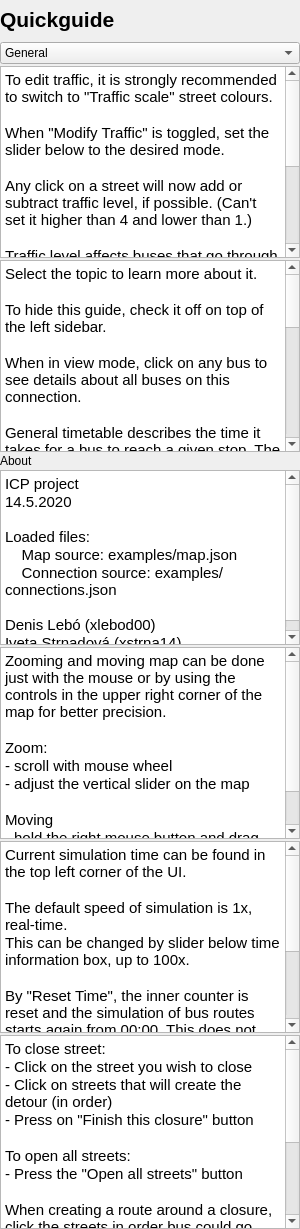
     <widget class="QFrame" name="Quickguide">
      <property name="minimumSize">
       <size>
        <width>300</width>
        <height>0</height>
       </size>
      </property>
      <property name="maximumSize">
       <size>
        <width>300</width>
        <height>16777215</height>
       </size>
      </property>
      <property name="frameShape">
       <enum>QFrame::NoFrame</enum>
      </property>
      <property name="frameShadow">
       <enum>QFrame::Raised</enum>
      </property>
      <layout class="QVBoxLayout" name="verticalLayout_5">
       <property name="spacing">
        <number>2</number>
       </property>
       <property name="leftMargin">
        <number>0</number>
       </property>
       <property name="topMargin">
        <number>0</number>
       </property>
       <property name="rightMargin">
        <number>0</number>
       </property>
       <property name="bottomMargin">
        <number>0</number>
       </property>
       <item>
        <widget class="QLabel" name="label_14">
         <property name="sizePolicy">
          <sizepolicy hsizetype="Minimum" vsizetype="Preferred">
           <horstretch>0</horstretch>
           <verstretch>0</verstretch>
          </sizepolicy>
         </property>
         <property name="minimumSize">
          <size>
           <width>0</width>
           <height>40</height>
          </size>
         </property>
         <property name="text">
          <string>&lt;html&gt;&lt;head/&gt;&lt;body&gt;&lt;p&gt;&lt;span style=&quot; font-size:16pt; font-weight:600;&quot;&gt;Quickguide&lt;/span&gt;&lt;/p&gt;&lt;/body&gt;&lt;/html&gt;</string>
         </property>
        </widget>
       </item>
       <item>
        <widget class="QComboBox" name="comboBox">
         <item>
          <property name="text">
           <string>General</string>
          </property>
         </item>
         <item>
          <property name="text">
           <string>Simulation time</string>
          </property>
         </item>
         <item>
          <property name="text">
           <string>Zoom and move map</string>
          </property>
         </item>
         <item>
          <property name="text">
           <string>Modify Traffic Editor</string>
          </property>
         </item>
         <item>
          <property name="text">
           <string>Closed Roads Editor</string>
          </property>
         </item>
        </widget>
       </item>
       <item>
        <widget class="QFrame" name="TrafficEdit">
         <property name="frameShape">
          <enum>QFrame::NoFrame</enum>
         </property>
         <property name="frameShadow">
          <enum>QFrame::Raised</enum>
         </property>
         <layout class="QVBoxLayout" name="verticalLayout_10">
          <property name="spacing">
           <number>2</number>
          </property>
          <property name="leftMargin">
           <number>0</number>
          </property>
          <property name="topMargin">
           <number>0</number>
          </property>
          <property name="rightMargin">
           <number>0</number>
          </property>
          <property name="bottomMargin">
           <number>0</number>
          </property>
          <item>
           <widget class="QTextBrowser" name="textBrowser_12">
            <property name="sizePolicy">
             <sizepolicy hsizetype="Expanding" vsizetype="Expanding">
              <horstretch>0</horstretch>
              <verstretch>0</verstretch>
             </sizepolicy>
            </property>
            <property name="html">
             <string>&lt;!DOCTYPE HTML PUBLIC &quot;-//W3C//DTD HTML 4.0//EN&quot; &quot;http://www.w3.org/TR/REC-html40/strict.dtd&quot;&gt;
&lt;html&gt;&lt;head&gt;&lt;meta name=&quot;qrichtext&quot; content=&quot;1&quot; /&gt;&lt;style type=&quot;text/css&quot;&gt;
p, li { white-space: pre-wrap; }
&lt;/style&gt;&lt;/head&gt;&lt;body style=&quot; font-family:'Ubuntu'; font-size:11pt; font-weight:400; font-style:normal;&quot;&gt;
&lt;p style=&quot; margin-top:0px; margin-bottom:0px; margin-left:0px; margin-right:0px; -qt-block-indent:0; text-indent:0px;&quot;&gt;To edit traffic, it is strongly recommended to switch to &amp;quot;Traffic scale&amp;quot; street colours.&lt;/p&gt;
&lt;p style=&quot;-qt-paragraph-type:empty; margin-top:0px; margin-bottom:0px; margin-left:0px; margin-right:0px; -qt-block-indent:0; text-indent:0px;&quot;&gt;&lt;br /&gt;&lt;/p&gt;
&lt;p style=&quot; margin-top:0px; margin-bottom:0px; margin-left:0px; margin-right:0px; -qt-block-indent:0; text-indent:0px;&quot;&gt;When &amp;quot;Modify Traffic&amp;quot; is toggled, set the slider below to the desired mode.&lt;/p&gt;
&lt;p style=&quot;-qt-paragraph-type:empty; margin-top:0px; margin-bottom:0px; margin-left:0px; margin-right:0px; -qt-block-indent:0; text-indent:0px;&quot;&gt;&lt;br /&gt;&lt;/p&gt;
&lt;p style=&quot; margin-top:0px; margin-bottom:0px; margin-left:0px; margin-right:0px; -qt-block-indent:0; text-indent:0px;&quot;&gt;Any click on a street will now add or subtract traffic level, if possible. (Can't set it higher than 4 and lower than 1.)&lt;/p&gt;
&lt;p style=&quot;-qt-paragraph-type:empty; margin-top:0px; margin-bottom:0px; margin-left:0px; margin-right:0px; -qt-block-indent:0; text-indent:0px;&quot;&gt;&lt;br /&gt;&lt;/p&gt;
&lt;p style=&quot; margin-top:0px; margin-bottom:0px; margin-left:0px; margin-right:0px; -qt-block-indent:0; text-indent:0px;&quot;&gt;Traffic level affects buses that go through the street and the Current Timetable of a connection, but not the General Timetable.&lt;/p&gt;
&lt;p style=&quot;-qt-paragraph-type:empty; margin-top:0px; margin-bottom:0px; margin-left:0px; margin-right:0px; -qt-block-indent:0; text-indent:0px;&quot;&gt;&lt;br /&gt;&lt;/p&gt;
&lt;p style=&quot; margin-top:0px; margin-bottom:0px; margin-left:0px; margin-right:0px; -qt-block-indent:0; text-indent:0px;&quot;&gt;Please note, that you cannot edit the traffic level on the street that has a bus going through.&lt;/p&gt;
&lt;p style=&quot; margin-top:0px; margin-bottom:0px; margin-left:0px; margin-right:0px; -qt-block-indent:0; text-indent:0px;&quot;&gt;If clicked near an intersection, more streets can be edited.&lt;/p&gt;&lt;/body&gt;&lt;/html&gt;</string>
            </property>
           </widget>
          </item>
         </layout>
        </widget>
       </item>
       <item>
        <widget class="QFrame" name="General">
         <property name="sizePolicy">
          <sizepolicy hsizetype="Expanding" vsizetype="Expanding">
           <horstretch>0</horstretch>
           <verstretch>0</verstretch>
          </sizepolicy>
         </property>
         <property name="minimumSize">
          <size>
           <width>0</width>
           <height>300</height>
          </size>
         </property>
         <property name="frameShape">
          <enum>QFrame::NoFrame</enum>
         </property>
         <property name="frameShadow">
          <enum>QFrame::Raised</enum>
         </property>
         <property name="lineWidth">
          <number>0</number>
         </property>
         <layout class="QVBoxLayout" name="verticalLayout_7">
          <property name="spacing">
           <number>2</number>
          </property>
          <property name="leftMargin">
           <number>0</number>
          </property>
          <property name="topMargin">
           <number>0</number>
          </property>
          <property name="rightMargin">
           <number>0</number>
          </property>
          <property name="bottomMargin">
           <number>0</number>
          </property>
          <item>
           <widget class="QTextBrowser" name="textBrowser_8">
            <property name="sizePolicy">
             <sizepolicy hsizetype="Preferred" vsizetype="MinimumExpanding">
              <horstretch>0</horstretch>
              <verstretch>0</verstretch>
             </sizepolicy>
            </property>
            <property name="frameShape">
             <enum>QFrame::StyledPanel</enum>
            </property>
            <property name="html">
             <string>&lt;!DOCTYPE HTML PUBLIC &quot;-//W3C//DTD HTML 4.0//EN&quot; &quot;http://www.w3.org/TR/REC-html40/strict.dtd&quot;&gt;
&lt;html&gt;&lt;head&gt;&lt;meta name=&quot;qrichtext&quot; content=&quot;1&quot; /&gt;&lt;style type=&quot;text/css&quot;&gt;
p, li { white-space: pre-wrap; }
&lt;/style&gt;&lt;/head&gt;&lt;body style=&quot; font-family:'Ubuntu'; font-size:11pt; font-weight:400; font-style:normal;&quot;&gt;
&lt;p style=&quot; margin-top:0px; margin-bottom:0px; margin-left:0px; margin-right:0px; -qt-block-indent:0; text-indent:0px;&quot;&gt;Select the topic to learn more about it.&lt;/p&gt;
&lt;p style=&quot;-qt-paragraph-type:empty; margin-top:0px; margin-bottom:0px; margin-left:0px; margin-right:0px; -qt-block-indent:0; text-indent:0px;&quot;&gt;&lt;br /&gt;&lt;/p&gt;
&lt;p style=&quot; margin-top:0px; margin-bottom:0px; margin-left:0px; margin-right:0px; -qt-block-indent:0; text-indent:0px;&quot;&gt;To hide this guide, check it off on top of the left sidebar.&lt;/p&gt;
&lt;p style=&quot;-qt-paragraph-type:empty; margin-top:0px; margin-bottom:0px; margin-left:0px; margin-right:0px; -qt-block-indent:0; text-indent:0px;&quot;&gt;&lt;br /&gt;&lt;/p&gt;
&lt;p style=&quot; margin-top:0px; margin-bottom:0px; margin-left:0px; margin-right:0px; -qt-block-indent:0; text-indent:0px;&quot;&gt;When in view mode, click on any bus to see details about all buses on this connection.&lt;/p&gt;
&lt;p style=&quot;-qt-paragraph-type:empty; margin-top:0px; margin-bottom:0px; margin-left:0px; margin-right:0px; -qt-block-indent:0; text-indent:0px;&quot;&gt;&lt;br /&gt;&lt;/p&gt;
&lt;p style=&quot; margin-top:0px; margin-bottom:0px; margin-left:0px; margin-right:0px; -qt-block-indent:0; text-indent:0px;&quot;&gt;General timetable describes the time it takes for a bus to reach a given stop. The time displayed is not relative to the current time as it describes all buses on the given connection.&lt;/p&gt;
&lt;p style=&quot;-qt-paragraph-type:empty; margin-top:0px; margin-bottom:0px; margin-left:0px; margin-right:0px; -qt-block-indent:0; text-indent:0px;&quot;&gt;&lt;br /&gt;&lt;/p&gt;
&lt;p style=&quot; margin-top:0px; margin-bottom:0px; margin-left:0px; margin-right:0px; -qt-block-indent:0; text-indent:0px;&quot;&gt;On the sidebar, street colour mode (default grey) and additional street information can be toggled.&lt;/p&gt;
&lt;p style=&quot;-qt-paragraph-type:empty; margin-top:0px; margin-bottom:0px; margin-left:0px; margin-right:0px; -qt-block-indent:0; text-indent:0px;&quot;&gt;&lt;br /&gt;&lt;/p&gt;
&lt;p style=&quot; margin-top:0px; margin-bottom:0px; margin-left:0px; margin-right:0px; -qt-block-indent:0; text-indent:0px;&quot;&gt;Time information and time scale colour may be useful when creating alternate routes to a closure. It reflects the traffic situation on the streets.&lt;/p&gt;
&lt;p style=&quot;-qt-paragraph-type:empty; margin-top:0px; margin-bottom:0px; margin-left:0px; margin-right:0px; -qt-block-indent:0; text-indent:0px;&quot;&gt;&lt;br /&gt;&lt;/p&gt;
&lt;p style=&quot; margin-top:0px; margin-bottom:0px; margin-left:0px; margin-right:0px; -qt-block-indent:0; text-indent:0px;&quot;&gt;Traffic scale may come in handy when adjusting traffic levels (to see the change) or when deciding what road to drive around due to heavy traffic.&lt;/p&gt;
&lt;p style=&quot;-qt-paragraph-type:empty; margin-top:0px; margin-bottom:0px; margin-left:0px; margin-right:0px; -qt-block-indent:0; text-indent:0px;&quot;&gt;&lt;br /&gt;&lt;/p&gt;
&lt;p style=&quot; margin-top:0px; margin-bottom:0px; margin-left:0px; margin-right:0px; -qt-block-indent:0; text-indent:0px;&quot;&gt;If any interaction with the map or its controls didn't have the desired effect, please check the &amp;quot;Event Log&amp;quot; window for an explanation.&lt;/p&gt;&lt;/body&gt;&lt;/html&gt;</string>
            </property>
           </widget>
          </item>
          <item>
           <widget class="QLabel" name="label_17">
            <property name="sizePolicy">
             <sizepolicy hsizetype="Preferred" vsizetype="Minimum">
              <horstretch>0</horstretch>
              <verstretch>0</verstretch>
             </sizepolicy>
            </property>
            <property name="text">
             <string>About</string>
            </property>
           </widget>
          </item>
          <item>
           <widget class="QTextBrowser" name="textBrowser_11">
            <property name="sizePolicy">
             <sizepolicy hsizetype="Preferred" vsizetype="Fixed">
              <horstretch>0</horstretch>
              <verstretch>0</verstretch>
             </sizepolicy>
            </property>
            <property name="minimumSize">
             <size>
              <width>0</width>
              <height>175</height>
             </size>
            </property>
            <property name="maximumSize">
             <size>
              <width>300</width>
              <height>175</height>
             </size>
            </property>
            <property name="html">
             <string>&lt;!DOCTYPE HTML PUBLIC &quot;-//W3C//DTD HTML 4.0//EN&quot; &quot;http://www.w3.org/TR/REC-html40/strict.dtd&quot;&gt;
&lt;html&gt;&lt;head&gt;&lt;meta name=&quot;qrichtext&quot; content=&quot;1&quot; /&gt;&lt;style type=&quot;text/css&quot;&gt;
p, li { white-space: pre-wrap; }
&lt;/style&gt;&lt;/head&gt;&lt;body style=&quot; font-family:'Ubuntu'; font-size:11pt; font-weight:400; font-style:normal;&quot;&gt;
&lt;p style=&quot; margin-top:0px; margin-bottom:0px; margin-left:0px; margin-right:0px; -qt-block-indent:0; text-indent:0px;&quot;&gt;ICP project&lt;/p&gt;
&lt;p style=&quot; margin-top:0px; margin-bottom:0px; margin-left:0px; margin-right:0px; -qt-block-indent:0; text-indent:0px;&quot;&gt;14.5.2020&lt;br /&gt;&lt;/p&gt;
&lt;p style=&quot; margin-top:0px; margin-bottom:0px; margin-left:0px; margin-right:0px; -qt-block-indent:0; text-indent:0px;&quot;&gt;Loaded files:&lt;/p&gt;
&lt;p style=&quot; margin-top:0px; margin-bottom:0px; margin-left:0px; margin-right:0px; -qt-block-indent:0; text-indent:0px;&quot;&gt;    Map source: examples/map.json&lt;/p&gt;
&lt;p style=&quot; margin-top:0px; margin-bottom:0px; margin-left:0px; margin-right:0px; -qt-block-indent:0; text-indent:0px;&quot;&gt;    Connection source: examples/connections.json&lt;/p&gt;
&lt;p style=&quot; margin-top:0px; margin-bottom:0px; margin-left:0px; margin-right:0px; -qt-block-indent:0; text-indent:0px;&quot;&gt;&lt;br /&gt;Denis Lebó (xlebod00)&lt;/p&gt;
&lt;p style=&quot; margin-top:0px; margin-bottom:0px; margin-left:0px; margin-right:0px; -qt-block-indent:0; text-indent:0px;&quot;&gt;Iveta Strnadová (xstrna14)&lt;/p&gt;&lt;/body&gt;&lt;/html&gt;</string>
            </property>
           </widget>
          </item>
         </layout>
        </widget>
       </item>
       <item>
        <widget class="QFrame" name="MoveZoom">
         <property name="frameShape">
          <enum>QFrame::NoFrame</enum>
         </property>
         <property name="frameShadow">
          <enum>QFrame::Raised</enum>
         </property>
         <layout class="QVBoxLayout" name="verticalLayout_8">
          <property name="spacing">
           <number>2</number>
          </property>
          <property name="leftMargin">
           <number>0</number>
          </property>
          <property name="topMargin">
           <number>0</number>
          </property>
          <property name="rightMargin">
           <number>0</number>
          </property>
          <property name="bottomMargin">
           <number>0</number>
          </property>
          <item>
           <widget class="QTextBrowser" name="textBrowser_10">
            <property name="sizePolicy">
             <sizepolicy hsizetype="Expanding" vsizetype="Expanding">
              <horstretch>0</horstretch>
              <verstretch>0</verstretch>
             </sizepolicy>
            </property>
            <property name="html">
             <string>&lt;!DOCTYPE HTML PUBLIC &quot;-//W3C//DTD HTML 4.0//EN&quot; &quot;http://www.w3.org/TR/REC-html40/strict.dtd&quot;&gt;
&lt;html&gt;&lt;head&gt;&lt;meta name=&quot;qrichtext&quot; content=&quot;1&quot; /&gt;&lt;style type=&quot;text/css&quot;&gt;
p, li { white-space: pre-wrap; }
&lt;/style&gt;&lt;/head&gt;&lt;body style=&quot; font-family:'Ubuntu'; font-size:11pt; font-weight:400; font-style:normal;&quot;&gt;
&lt;p style=&quot; margin-top:0px; margin-bottom:0px; margin-left:0px; margin-right:0px; -qt-block-indent:0; text-indent:0px;&quot;&gt;Zooming and moving map can be done just with the mouse or by using the controls in the upper right corner of the map for better precision.&lt;/p&gt;
&lt;p style=&quot;-qt-paragraph-type:empty; margin-top:0px; margin-bottom:0px; margin-left:0px; margin-right:0px; -qt-block-indent:0; text-indent:0px;&quot;&gt;&lt;br /&gt;&lt;/p&gt;
&lt;p style=&quot; margin-top:0px; margin-bottom:0px; margin-left:0px; margin-right:0px; -qt-block-indent:0; text-indent:0px;&quot;&gt;Zoom:&lt;/p&gt;
&lt;p style=&quot; margin-top:0px; margin-bottom:0px; margin-left:0px; margin-right:0px; -qt-block-indent:0; text-indent:0px;&quot;&gt;- scroll with mouse wheel&lt;/p&gt;
&lt;p style=&quot; margin-top:0px; margin-bottom:0px; margin-left:0px; margin-right:0px; -qt-block-indent:0; text-indent:0px;&quot;&gt;- adjust the vertical slider on the map&lt;/p&gt;
&lt;p style=&quot;-qt-paragraph-type:empty; margin-top:0px; margin-bottom:0px; margin-left:0px; margin-right:0px; -qt-block-indent:0; text-indent:0px;&quot;&gt;&lt;br /&gt;&lt;/p&gt;
&lt;p style=&quot; margin-top:0px; margin-bottom:0px; margin-left:0px; margin-right:0px; -qt-block-indent:0; text-indent:0px;&quot;&gt;Moving&lt;/p&gt;
&lt;p style=&quot; margin-top:0px; margin-bottom:0px; margin-left:0px; margin-right:0px; -qt-block-indent:0; text-indent:0px;&quot;&gt;- hold the right mouse button and drag around&lt;/p&gt;
&lt;p style=&quot; margin-top:0px; margin-bottom:0px; margin-left:0px; margin-right:0px; -qt-block-indent:0; text-indent:0px;&quot;&gt;- use direction buttons on the map&lt;/p&gt;&lt;/body&gt;&lt;/html&gt;</string>
            </property>
           </widget>
          </item>
         </layout>
        </widget>
       </item>
       <item>
        <widget class="QFrame" name="Time">
         <property name="frameShape">
          <enum>QFrame::NoFrame</enum>
         </property>
         <property name="frameShadow">
          <enum>QFrame::Raised</enum>
         </property>
         <layout class="QVBoxLayout" name="verticalLayout_11">
          <property name="spacing">
           <number>2</number>
          </property>
          <property name="leftMargin">
           <number>0</number>
          </property>
          <property name="topMargin">
           <number>0</number>
          </property>
          <property name="rightMargin">
           <number>0</number>
          </property>
          <property name="bottomMargin">
           <number>0</number>
          </property>
          <item>
           <widget class="QTextBrowser" name="textBrowser_13">
            <property name="sizePolicy">
             <sizepolicy hsizetype="Expanding" vsizetype="Expanding">
              <horstretch>0</horstretch>
              <verstretch>0</verstretch>
             </sizepolicy>
            </property>
            <property name="html">
             <string>&lt;!DOCTYPE HTML PUBLIC &quot;-//W3C//DTD HTML 4.0//EN&quot; &quot;http://www.w3.org/TR/REC-html40/strict.dtd&quot;&gt;
&lt;html&gt;&lt;head&gt;&lt;meta name=&quot;qrichtext&quot; content=&quot;1&quot; /&gt;&lt;style type=&quot;text/css&quot;&gt;
p, li { white-space: pre-wrap; }
&lt;/style&gt;&lt;/head&gt;&lt;body style=&quot; font-family:'Ubuntu'; font-size:11pt; font-weight:400; font-style:normal;&quot;&gt;
&lt;p style=&quot; margin-top:0px; margin-bottom:0px; margin-left:0px; margin-right:0px; -qt-block-indent:0; text-indent:0px;&quot;&gt;Current simulation time can be found in the top left corner of the UI.&lt;/p&gt;
&lt;p style=&quot;-qt-paragraph-type:empty; margin-top:0px; margin-bottom:0px; margin-left:0px; margin-right:0px; -qt-block-indent:0; text-indent:0px;&quot;&gt;&lt;br /&gt;&lt;/p&gt;
&lt;p style=&quot; margin-top:0px; margin-bottom:0px; margin-left:0px; margin-right:0px; -qt-block-indent:0; text-indent:0px;&quot;&gt;The default speed of simulation is 1x, real-time.&lt;/p&gt;
&lt;p style=&quot; margin-top:0px; margin-bottom:0px; margin-left:0px; margin-right:0px; -qt-block-indent:0; text-indent:0px;&quot;&gt;This can be changed by slider below time information box, up to 100x.&lt;/p&gt;
&lt;p style=&quot;-qt-paragraph-type:empty; margin-top:0px; margin-bottom:0px; margin-left:0px; margin-right:0px; -qt-block-indent:0; text-indent:0px;&quot;&gt;&lt;br /&gt;&lt;/p&gt;
&lt;p style=&quot; margin-top:0px; margin-bottom:0px; margin-left:0px; margin-right:0px; -qt-block-indent:0; text-indent:0px;&quot;&gt;By &amp;quot;Reset Time&amp;quot;, the inner counter is reset and the simulation of bus routes starts again from 00:00. This does not affect changes made to the map (traffic or closures).&lt;/p&gt;
&lt;p style=&quot;-qt-paragraph-type:empty; margin-top:0px; margin-bottom:0px; margin-left:0px; margin-right:0px; -qt-block-indent:0; text-indent:0px;&quot;&gt;&lt;br /&gt;&lt;/p&gt;
&lt;p style=&quot; margin-top:0px; margin-bottom:0px; margin-left:0px; margin-right:0px; -qt-block-indent:0; text-indent:0px;&quot;&gt;Please note that for purposes of our application, the position of buses is calculated and updated only 30s of simulation time.&lt;/p&gt;&lt;/body&gt;&lt;/html&gt;</string>
            </property>
           </widget>
          </item>
         </layout>
        </widget>
       </item>
       <item>
        <widget class="QFrame" name="ClosedEdit">
         <property name="frameShape">
          <enum>QFrame::StyledPanel</enum>
         </property>
         <property name="frameShadow">
          <enum>QFrame::Raised</enum>
         </property>
         <layout class="QVBoxLayout" name="verticalLayout_9">
          <property name="spacing">
           <number>2</number>
          </property>
          <property name="leftMargin">
           <number>0</number>
          </property>
          <property name="topMargin">
           <number>0</number>
          </property>
          <property name="rightMargin">
           <number>0</number>
          </property>
          <property name="bottomMargin">
           <number>0</number>
          </property>
          <item>
           <widget class="QTextBrowser" name="textBrowser_9">
            <property name="sizePolicy">
             <sizepolicy hsizetype="Expanding" vsizetype="Expanding">
              <horstretch>0</horstretch>
              <verstretch>0</verstretch>
             </sizepolicy>
            </property>
            <property name="minimumSize">
             <size>
              <width>0</width>
              <height>100</height>
             </size>
            </property>
            <property name="frameShape">
             <enum>QFrame::NoFrame</enum>
            </property>
            <property name="html">
             <string>&lt;!DOCTYPE HTML PUBLIC &quot;-//W3C//DTD HTML 4.0//EN&quot; &quot;http://www.w3.org/TR/REC-html40/strict.dtd&quot;&gt;
&lt;html&gt;&lt;head&gt;&lt;meta name=&quot;qrichtext&quot; content=&quot;1&quot; /&gt;&lt;style type=&quot;text/css&quot;&gt;
p, li { white-space: pre-wrap; }
&lt;/style&gt;&lt;/head&gt;&lt;body style=&quot; font-family:'Ubuntu'; font-size:11pt; font-weight:400; font-style:normal;&quot;&gt;
&lt;p style=&quot; margin-top:0px; margin-bottom:0px; margin-left:0px; margin-right:0px; -qt-block-indent:0; text-indent:0px;&quot;&gt;To close street:&lt;/p&gt;
&lt;p style=&quot; margin-top:0px; margin-bottom:0px; margin-left:0px; margin-right:0px; -qt-block-indent:0; text-indent:0px;&quot;&gt;- Click on the street you wish to close&lt;/p&gt;
&lt;p style=&quot; margin-top:0px; margin-bottom:0px; margin-left:0px; margin-right:0px; -qt-block-indent:0; text-indent:0px;&quot;&gt;- Click on streets that will create the detour (in order)&lt;/p&gt;
&lt;p style=&quot; margin-top:0px; margin-bottom:0px; margin-left:0px; margin-right:0px; -qt-block-indent:0; text-indent:0px;&quot;&gt;- Press on &amp;quot;Finish this closure&amp;quot; button&lt;/p&gt;
&lt;p style=&quot;-qt-paragraph-type:empty; margin-top:0px; margin-bottom:0px; margin-left:0px; margin-right:0px; -qt-block-indent:0; text-indent:0px;&quot;&gt;&lt;br /&gt;&lt;/p&gt;
&lt;p style=&quot; margin-top:0px; margin-bottom:0px; margin-left:0px; margin-right:0px; -qt-block-indent:0; text-indent:0px;&quot;&gt;To open all streets:&lt;/p&gt;
&lt;p style=&quot; margin-top:0px; margin-bottom:0px; margin-left:0px; margin-right:0px; -qt-block-indent:0; text-indent:0px;&quot;&gt;- Press the &amp;quot;Open all streets&amp;quot; button&lt;/p&gt;
&lt;p style=&quot;-qt-paragraph-type:empty; margin-top:0px; margin-bottom:0px; margin-left:0px; margin-right:0px; -qt-block-indent:0; text-indent:0px;&quot;&gt;&lt;br /&gt;&lt;/p&gt;
&lt;p style=&quot; margin-top:0px; margin-bottom:0px; margin-left:0px; margin-right:0px; -qt-block-indent:0; text-indent:0px;&quot;&gt;When creating a route around a closure, click the streets in order bus could go through them. (Clicking order matters, the pattern they create on the map doesn't.)&lt;/p&gt;
&lt;p style=&quot;-qt-paragraph-type:empty; margin-top:0px; margin-bottom:0px; margin-left:0px; margin-right:0px; -qt-block-indent:0; text-indent:0px;&quot;&gt;&lt;br /&gt;&lt;/p&gt;
&lt;p style=&quot; margin-top:0px; margin-bottom:0px; margin-left:0px; margin-right:0px; -qt-block-indent:0; text-indent:0px;&quot;&gt;Please note it's not possible to close a street while there are buses on it. Nor is it possible to clear closed streets while a bus is driving through a detour.&lt;/p&gt;&lt;/body&gt;&lt;/html&gt;</string>
            </property>
           </widget>
          </item>
         </layout>
        </widget>
       </item>
      </layout>
     </widget>
